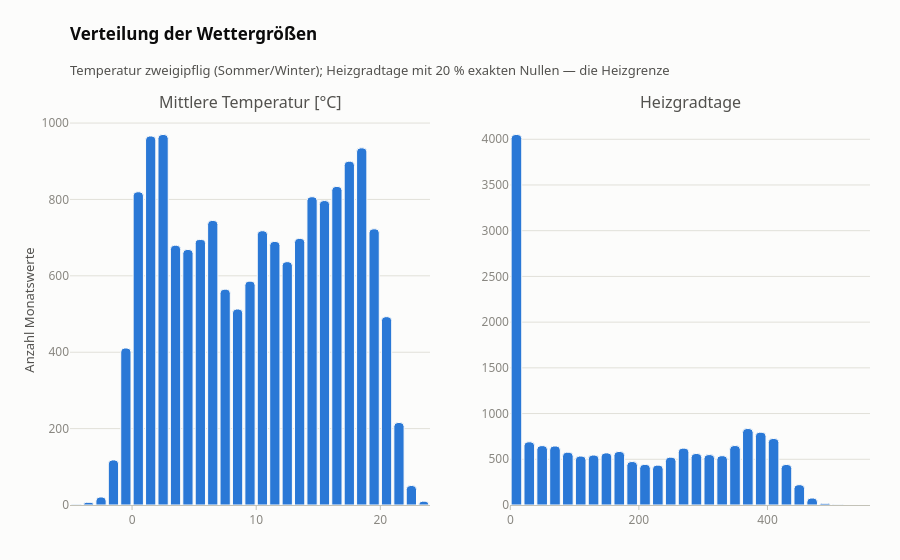

Notebook cell for this chart:
### Markdown cell above
### 2.4 Wetter: `mittlere_temperatur_c` und `heizgradtage`

### Code cell
fig = make_subplots(rows=1, cols=2, horizontal_spacing=0.1,
                    subplot_titles=("Mittlere Temperatur (°C)", "Heizgradtage"))
fig.add_histogram(x=df["mittlere_temperatur_c"], nbinsx=40, row=1, col=1,
                  marker_color=viz.SERIE[0])
fig.add_histogram(x=df["heizgradtage"], nbinsx=40, row=1, col=2,
                  marker_color=viz.SERIE[0])
anteil_null = (df["heizgradtage"] == 0).mean() * 100
viz.stil(fig, "Verteilung der Wettergrößen",
         f"Temperatur zweigipflig (Sommer/Winter); Heizgradtage mit {de(anteil_null, 0)} % "
         "exakten Nullen — die Heizgrenze")
fig.update_yaxes(title_text="Anzahl Monatswerte", row=1, col=1)
fig.update_layout(showlegend=False, bargap=HIST_GAP)
viz.hover_pro_marke(fig)
fig.show()

df[["mittlere_temperatur_c", "heizgradtage"]].describe().T.round(1)

### Figure 1 — Plotly figure (JSON) as saved in the notebook; plotly's stock layout.template omitted (floating-point values rounded to 4 significant figures; data arrays with more than 128 entries replaced by an {"elided": "..."} marker saying what was removed)
{"data": [{"marker": {"color": "#2a78d6"}, "nbinsx": 40, "type": "histogram", "x": {"elided": "16780 float values"}, "xaxis": "x", "yaxis": "y"}, {"marker": {"color": "#2a78d6"}, "nbinsx": 40, "type": "histogram", "x": {"elided": "16780 int values"}, "xaxis": "x2", "yaxis": "y2"}], "layout": {"annotations": [{"font": {"size": 16}, "showarrow": false, "text": "Mittlere Temperatur [°C]", "x": 0.225, "xanchor": "center", "xref": "paper", "y": 1.0, "yanchor": "bottom", "yref": "paper"}, {"font": {"size": 16}, "showarrow": false, "text": "Heizgradtage", "x": 0.775, "xanchor": "center", "xref": "paper", "y": 1.0, "yanchor": "bottom", "yref": "paper"}], "bargap": 0.06, "hovermode": "closest", "legend": {"title": {"text": ""}}, "showlegend": false, "title": {"subtitle": {"text": "Temperatur zweigipflig (Sommer/Winter); Heizgradtage mit 20 % exakten Nullen — die Heizgrenze"}, "text": "Verteilung der Wettergrößen"}, "xaxis": {"anchor": "y", "domain": [0.0, 0.45]}, "xaxis2": {"anchor": "y2", "domain": [0.55, 1.0]}, "yaxis": {"anchor": "x", "domain": [0.0, 1.0], "title": {"text": "Anzahl Monatswerte"}}, "yaxis2": {"anchor": "x2", "domain": [0.0, 1.0]}}}
